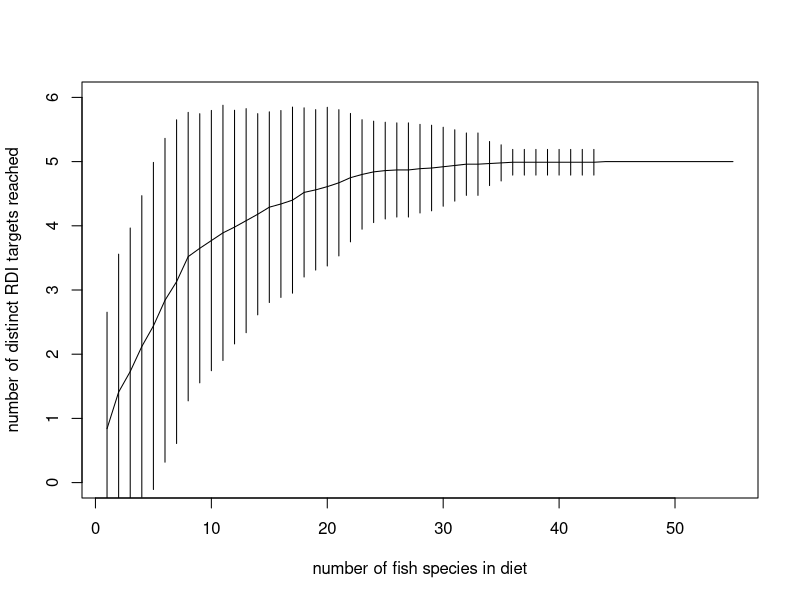
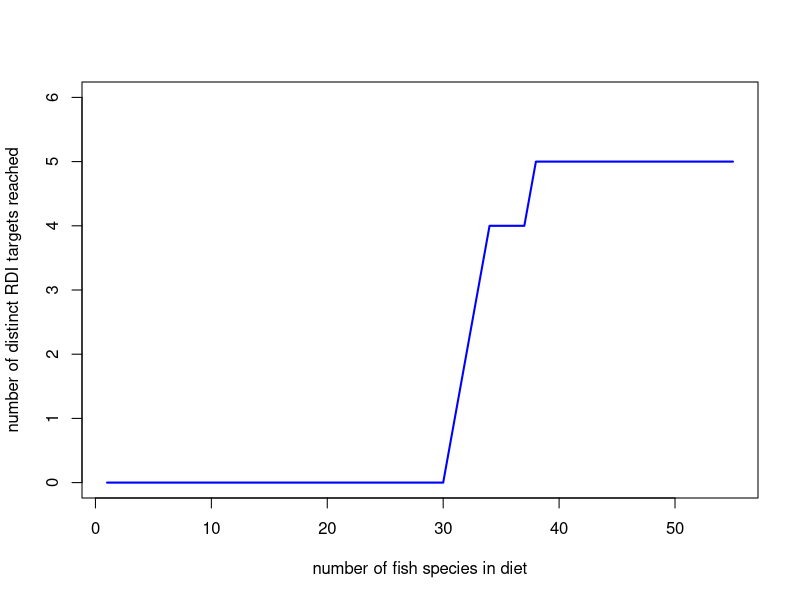
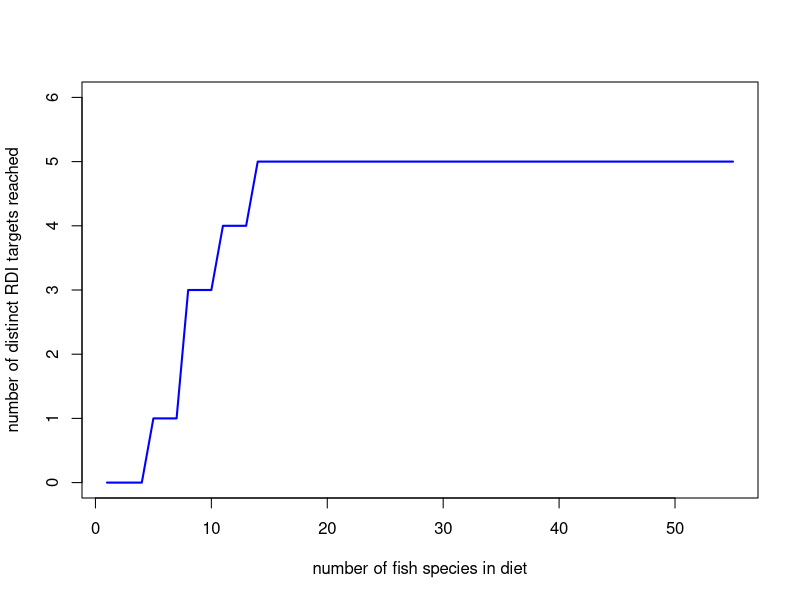
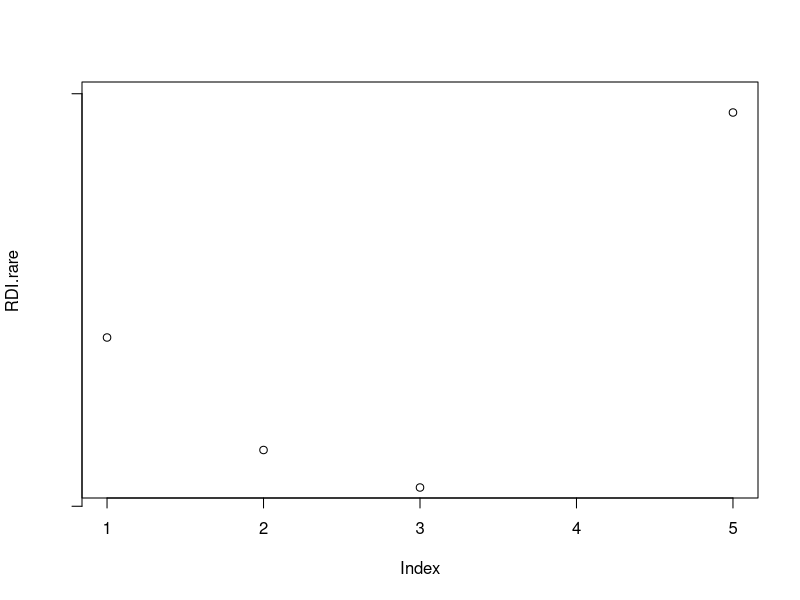

Generate these figures, in order, with R:
## ---- chunk 1
###Rarefaction
suppressPackageStartupMessages(library(dplyr))
library(readr)
suppressPackageStartupMessages(library(vegan))
## ---- chunk 2
# ##### Examples from Jenna Jacob's website:
# # source("http://www.jennajacobs.org/R/rarefaction.txt")
# #Try this example dataset from Work et al (2010):
# # 1) import the emend dataset from my website
# emend<-read.csv("http://www.jennajacobs.org/R/EMEND.csv", row.names=1)
# 
# # 2) load the vegan library
# library(vegan)
# 
# # 3) The the rarefaction function
# source("C:\\Program Files\\R\\functions\\rarefaction.txt")
# #or 
# source("http://www.jennajacobs.org/R/rarefaction.txt")
# 
# # 4) Rarefy your dataset
# emend.rare<-rarefaction(emend, col=F) # I'm a big fan of B&W
# 
# 
# # 5) The rarefaction function creates 3 objects to access them type
# 
# emend.rare$richness # a matrix of the mean richness at each subsample
# emend.rare$SE  # a matrix of the iterative SE of the mean richness at each subsample
# emend.rare$subsample # the subsample sizes used to find the means
# 
# # You can then use these files to create pretty graphs in R or if you must you can export then with
# # 
# # write.csv(emend.rare$richness, file="EMENDrichness.csv")
## ---- chunk 3
ntbl <- read_csv("ntbl.csv")
## ---- chunk 4
ntbl.RDI <- ntbl %>% 
  group_by(species) %>% 
  summarise(mean.CA = mean(CA_mg, na.rm = TRUE),
            mean.EPA = mean(EPA_g, na.rm = TRUE), 
            mean.DHA = mean(DHA_g, na.rm = TRUE), 
            mean.ZN = mean(ZN_mg, na.rm = TRUE), 
            mean.FE = mean(FE_mg, na.rm = TRUE)) %>% 
  mutate(RDI.CA = ifelse(mean.CA > 300, 1, 0)) %>% 
  mutate(RDI.FE = ifelse(mean.FE > 4.5, 1, 0)) %>% 
  mutate(RDI.ZN = ifelse(mean.ZN > 2.75, 1, 0)) %>% 
  mutate(RDI.EPA = ifelse(mean.EPA > 0.25, 1, 0)) %>% 
  mutate(RDI.DHA = ifelse(mean.DHA > 0.25, 1, 0)) %>% 
  mutate(RDI.micro.tot = rowSums(.[7:11])) %>% 
  filter(!is.na(RDI.micro.tot)) %>% 
  arrange(., RDI.micro.tot) %>% 
  select(., 7:11)
## ---- chunk 5
ntbl.RDI.no <- ntbl %>% 
  group_by(species) %>% 
  summarise(mean.CA = mean(CA_mg, na.rm = TRUE),
            mean.EPA = mean(EPA_g, na.rm = TRUE), 
            mean.DHA = mean(DHA_g, na.rm = TRUE), 
            mean.ZN = mean(ZN_mg, na.rm = TRUE), 
            mean.FE = mean(FE_mg, na.rm = TRUE)) %>% 
  mutate(RDI.CA = ifelse(mean.CA > 300, 1, 0)) %>% 
  mutate(RDI.FE = ifelse(mean.FE > 4.5, 1, 0)) %>% 
  mutate(RDI.ZN = ifelse(mean.ZN > 2.75, 1, 0)) %>% 
  mutate(RDI.EPA = ifelse(mean.EPA > 0.25, 1, 0)) %>% 
  mutate(RDI.DHA = ifelse(mean.DHA > 0.25, 1, 0)) %>% 
  mutate(RDI.micro.tot = rowSums(.[7:11])) %>% 
  filter(!is.na(RDI.micro.tot)) %>% 
  # arrange(., RDI.micro.tot) %>% 
  select(., 7:11)
## ---- chunk 6
spa.rand <- specaccum(ntbl.RDI, method = "random")
plot(spa.rand, ylim = c(0,6), xlab = "number of fish species in diet", ylab = "number of distinct RDI targets reached")
## ---- chunk 7
spa.coll <- specaccum(ntbl.RDI, method = "collector")
plot(spa.coll, ci.type="poly", col="blue", lwd=2, ci.lty=0, ci.col="lightblue", ylim = c(0,6), xlab = "number of fish species in diet", ylab = "number of distinct RDI targets reached") #males a prettier plot
## ---- chunk 8
spa.coll <- specaccum(ntbl.RDI.no, method = "collector")
plot(spa.coll, ci.type="poly", col="blue", lwd=2, ci.lty=0, ci.col="lightblue", ylim = c(0,6), xlab = "number of fish species in diet", ylab = "number of distinct RDI targets reached") #males a prettier plot
## ---- chunk 9
# ### turn the RDI matrix into integer values in micrograms
# RDI.um <- RDI.mat %>% 
#   mutate_each(funs(um = .*1000)) %>% 
#   mutate_each(funs(um = as.integer(.)))
# 
# RDI.rare <- rarefaction(RDI.um)

RDI.rare <- rarefy(ntbl.RDI, 2, MARGIN = 2)
plot(RDI.rare)
